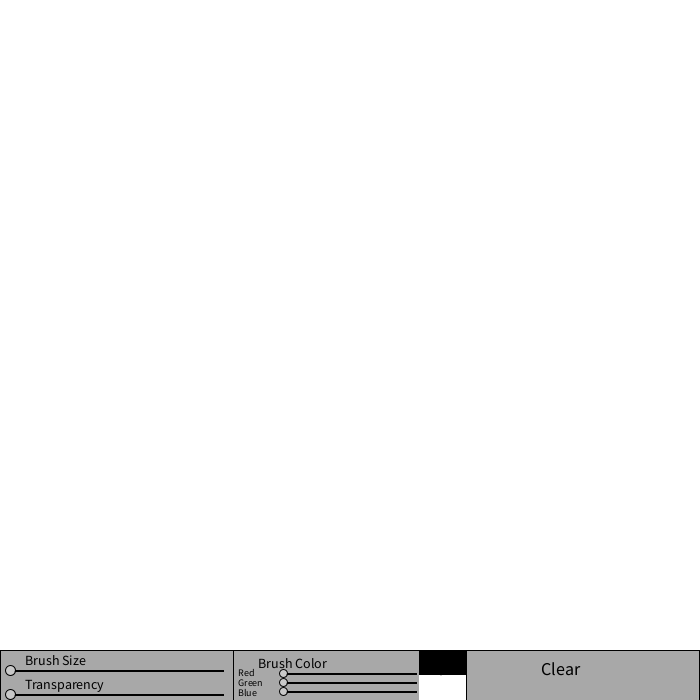
Frame 1 (no input)
Frame 60 (the mouse pressed at the canvas centre just before this capture): identical to frame 1, image omitted
Frame 120 (the mouse held since frame 60 and released just before this capture): identical to frame 1, image omitted

The Processing sketch that drew this single still picture (run headless with seeded random() and noise(); from frame 60 on, the mouse is pressed at the canvas centre):

// Processing sketch: processing_103154
// ── processing_103154.pde

float brushSize_x = 10;
float brushSize = map(brushSize_x, 10, width / 3 - 10, 1, 45);
float alpha_x = 10;
float alpha = map(alpha_x, 10, width / 3, 255, 0);
float red_x = width / 3 + 50;
float red = map(red_x, width / 3 + 50, 2 * width / 3 - 50, 0, 255);
float green_x = width / 3 + 50;
float green = map(green_x, width / 3 + 50, 2 * width / 3 - 50, 0, 255);
float blue_x = width / 3 + 50;
float blue = map(blue_x, width / 3 + 50, 2 * width / 3 - 50, 0, 255);

void setup()
{
  size(700, 700);
  background(255, 255, 255);
  
}

void mouseDragged()
{
  if (mouseY > height - 50) {
    if (mouseX < width / 3) {
      if (mouseY > height - 40) {
        if (mouseY < height - 20) {
          // BRUSH SIZE CONTROL
          brushSize_x = mouseX;
          brushSize_x = constrain(brushSize_x, 10, width / 3 - 10);
          brushSize = map(brushSize_x, 10, width / 3, 1, 45);
        }
      }
      if (mouseY > height - 10) {
        // TRANSPARENCY CONTROL
        alpha_x = mouseX;
        alpha_x = constrain(alpha_x, 10, width / 3 - 10);
        alpha = map(alpha_x, 10, width / 3, 255, 1);
      }
    }
    if (width / 3 < mouseX) {
      if (mouseX < 2 * width / 3 - 30) {
        // COLOR CONTROL
        if (mouseY > height - 31) {
          if (mouseY < height - 23) {
            // RED
            red_x = mouseX;
            red_x = constrain(red_x, width / 3 + 50, 2 * width / 3 - 50);
            red = map(red_x, width / 3 + 50, 2 * width / 3 - 50, 0, 255);
          }
        }
        if (mouseY > height - 22) {
          if (mouseY < height - 14) {
            // GREEN
            green_x = mouseX;
            green_x = constrain(green_x, width / 3 + 50, 2 * width / 3 - 50);
            green = map(green_x, width / 3 + 50, 2 * width / 3 - 50, 0, 255);
          }
        }
        if (mouseY > height - 13) {
          // BLUE
          blue_x = mouseX;
          blue_x = constrain(blue_x, width / 3 + 50, 2 * width / 3 - 50);
          blue = map(blue_x, width / 3 + 50, 2 * width / 3 - 50, 0, 255);
        }
      }
    }
  } else {
    // DRAW
    stroke(red, green, blue, alpha);
    strokeWeight(brushSize);
    line(pmouseX, pmouseY, mouseX, mouseY);
  }
}


void mouseReleased()
{
}

void draw()
{
  strokeWeight(1);
  stroke(0);
  fill(168, 168, 168);
  rect(0, height - 50, width / 3, 50); // size
  rect(width / 3, height - 50, width / 3, 50); // color
  rect(2 * width / 3, height - 50, width / 3, 50); // clear
  // size control
  fill(200, 200, 200);
  rect(10, height - 30, width / 3 - 20, 1);
  ellipse(brushSize_x, height - 30, 10, 10);
  // transparency control
  rect(10, height - 6, width / 3 - 20, 1);
  ellipse(alpha_x, height - 6, 10, 10);
  // text
  fill(0);
  textSize(18);
  text("Clear", 2 * width / 3 + 75, height - 25);
  textSize(14);
  text("Brush Color", width / 3 + 25, height - 32);
  text("Brush Size", 25, height - 35);
  text("Transparency", 25, height - 11);
  textSize(10);
  text("Red", width / 3 + 5, height - 24);
  text("Green", width / 3 + 5, height - 14);
  text("Blue", width / 3 + 5, height - 4);
  // color
  noStroke();
  fill(255, 255, 255);
  rect(2 * width / 3 - 47, height - 25, 47, 25);
  fill(0);
  rect(2 * width / 3 - 47, height - 50, 47, 25);
  fill(red, green, blue, alpha);
  ellipse(2 * width / 3 - 25, height - 25, brushSize, brushSize);
  // color control
  stroke(0);
  fill(200, 200, 200);
  rect(width / 3 + 50, height - 27, width / 3 - 100, 1);
  red_x = constrain(red_x, width / 3 + 50, 2 * width / 3 - 50);
  green_x = constrain(green_x, width / 3 + 50, 2 * width / 3 - 50);
  blue_x = constrain(blue_x, width / 3 + 50, 2 * width / 3 - 50);
  ellipse(red_x, height - 27, 8, 8);
  rect(width / 3 + 50, height - 18, width / 3 - 100, 1);
  ellipse(green_x, height - 18, 8, 8);
  rect(width / 3 + 50, height - 9, width / 3 - 100, 1);
  ellipse(blue_x, height - 9, 8, 8);
}
void mousePressed()
{
  if (mouseY > height - 50) {
    if (mouseX < width / 3) {
      if (mouseY > height - 40) {
        if (mouseY < height - 20) {
          // BRUSH SIZE CONTROL
          brushSize_x = mouseX;
          brushSize_x = constrain(brushSize_x, 10, width / 3 - 10);
          brushSize = map(brushSize_x, 10, width / 3, 1, 45);
        }
      }
      if (mouseY > height - 10) {
        // TRANSPARENCY CONTROL
        alpha_x = mouseX;
        alpha_x = constrain(alpha_x, 10, width / 3 - 10);
        alpha = map(alpha_x, 10, width / 3, 255, 1);
      }
    }
    if (width / 3 < mouseX) {
      if (mouseX < 2 * width / 3 - 30) {
        // COLOR CONTROL
        if (mouseY > height - 31) {
          if (mouseY < height - 23) {
            // RED
            red_x = mouseX;
            red_x = constrain(red_x, width / 3 + 50, 2 * width / 3 - 50);
            red = map(red_x, width / 3 + 50, 2 * width / 3 - 50, 0, 255);
          }
        }
        if (mouseY > height - 22) {
          if (mouseY < height - 14) {
            // GREEN
            green_x = mouseX;
            green_x = constrain(green_x, width / 3 + 50, 2 * width / 3 - 50);
            green = map(green_x, width / 3 + 50, 2 * width / 3 - 50, 0, 255);
          }
        }
        if (mouseY > height - 13) {
          // BLUE
          blue_x = mouseX;
          blue_x = constrain(blue_x, width / 3 + 50, 2 * width / 3 - 50);
          blue = map(blue_x, width / 3 + 50, 2 * width / 3 - 50, 0, 255);
        }
      }
    }
  } else {
    // DRAW
    noStroke();
    fill(red, green, blue, alpha);
    ellipse(mouseX, mouseY, brushSize, brushSize);
  }
}

void mouseClicked()
{
  if (mouseY > height - 50 && mouseX > 2*width/3) {
  // CLEAR SCREEN
  background(255, 255, 255);
  }
}
